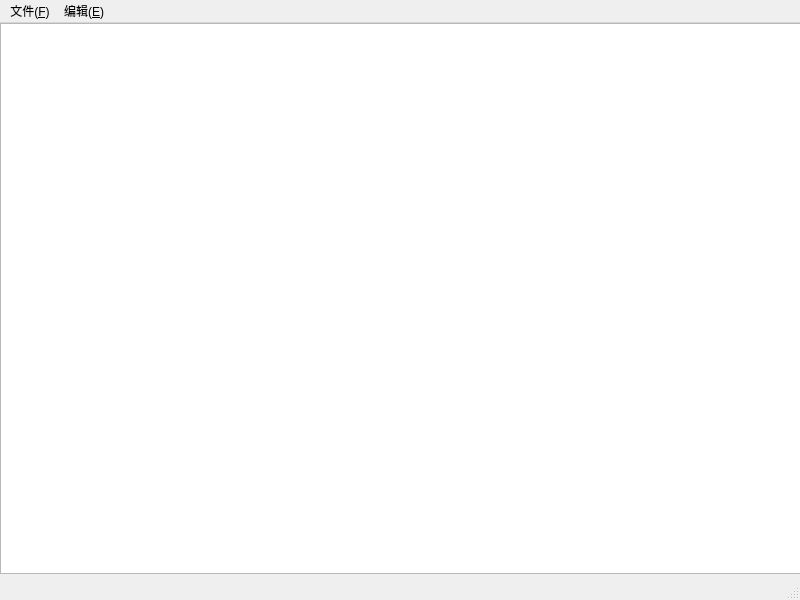
<?xml version="1.0" encoding="UTF-8"?>
<ui version="4.0">
 <class>MainWindow</class>
 <widget class="QMainWindow" name="MainWindow">
  <property name="geometry">
   <rect>
    <x>0</x>
    <y>0</y>
    <width>800</width>
    <height>600</height>
   </rect>
  </property>
  <property name="windowTitle">
   <string>MainWindow</string>
  </property>
  <widget class="QWidget" name="centralwidget">
   <widget class="QTextEdit" name="textEdit">
    <property name="geometry">
     <rect>
      <x>0</x>
      <y>0</y>
      <width>801</width>
      <height>551</height>
     </rect>
    </property>
   </widget>
  </widget>
  <widget class="QMenuBar" name="menubar">
   <property name="geometry">
    <rect>
     <x>0</x>
     <y>0</y>
     <width>800</width>
     <height>26</height>
    </rect>
   </property>
   <widget class="QMenu" name="menu_F">
    <property name="title">
     <string>文件(&amp;F)</string>
    </property>
    <addaction name="newFileAction"/>
    <addaction name="openFileAction"/>
    <addaction name="saveFileAction"/>
    <addaction name="altSaveAction"/>
    <addaction name="separator"/>
    <addaction name="printAction"/>
    <addaction name="quitAction"/>
   </widget>
   <widget class="QMenu" name="menu_R">
    <property name="title">
     <string>编辑(&amp;E)</string>
    </property>
    <addaction name="undoAction"/>
    <addaction name="redoAction"/>
    <addaction name="separator"/>
    <addaction name="cutAction"/>
    <addaction name="copyAction"/>
    <addaction name="pasteAction"/>
    <addaction name="allSelectAction"/>
    <addaction name="separator"/>
    <addaction name="fontAction"/>
   </widget>
   <addaction name="menu_F"/>
   <addaction name="menu_R"/>
  </widget>
  <widget class="QStatusBar" name="statusbar"/>
  <action name="newFileAction">
   <property name="text">
    <string>新建(&amp;N)</string>
   </property>
  </action>
  <action name="openFileAction">
   <property name="text">
    <string>打开(&amp;O)</string>
   </property>
  </action>
  <action name="saveFileAction">
   <property name="text">
    <string>保存(&amp;S)</string>
   </property>
  </action>
  <action name="altSaveAction">
   <property name="text">
    <string>另存为(&amp;A)</string>
   </property>
  </action>
  <action name="printAction">
   <property name="text">
    <string>打印(&amp;P)</string>
   </property>
  </action>
  <action name="quitAction">
   <property name="text">
    <string>退出(&amp;X)</string>
   </property>
  </action>
  <action name="undoAction">
   <property name="text">
    <string>撤销(&amp;U)
</string>
   </property>
  </action>
  <action name="redoAction">
   <property name="text">
    <string>重做(&amp;R)
</string>
   </property>
  </action>
  <action name="cutAction">
   <property name="text">
    <string>剪切(&amp;X)
</string>
   </property>
  </action>
  <action name="copyAction">
   <property name="text">
    <string>复制(&amp;C)
</string>
   </property>
  </action>
  <action name="pasteAction">
   <property name="text">
    <string>粘贴(&amp;V)
</string>
   </property>
  </action>
  <action name="allSelectAction">
   <property name="text">
    <string>全选(&amp;A)</string>
   </property>
  </action>
  <action name="fontAction">
   <property name="text">
    <string>字体(&amp;F)</string>
   </property>
  </action>
 </widget>
 <resources/>
 <connections/>
</ui>
